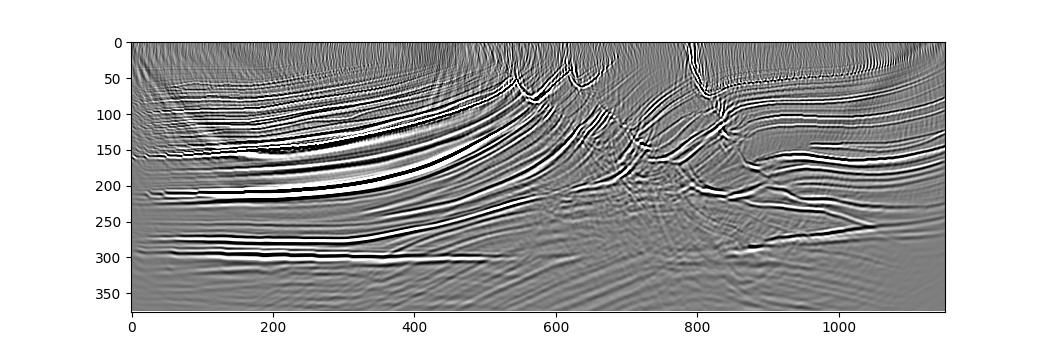

This figure's Python source:
import math
import torch
from scipy.ndimage import gaussian_filter
import matplotlib.pyplot as plt
import deepwave
from deepwave import scalar_born

device = torch.device('cuda' if torch.cuda.is_available()
                      else 'cpu')
ny = 2301
nx = 751
dx = 4.0
v = torch.from_file('marmousi_vp.bin',
                    size=ny*nx).reshape(ny, nx)

# Smooth to use as migration model
v_mig = torch.tensor(1/gaussian_filter(1/v.numpy(), 40))
v_mig = v_mig[::2, ::2].to(device)
ny = v_mig.shape[0]
nx = v_mig.shape[1]
dx *= 2

n_shots = 115

n_sources_per_shot = 1
d_source = 10  # 10 * 8m = 80m
first_source = 5  # 5 * 8m = 40m
source_depth = 1  # 1 * 8m = 8m

n_receivers_per_shot = 384
d_receiver = 3  # 3 * 8m = 24m
first_receiver = 0  # 0 * 8m = 0m
receiver_depth = 1  # 1 * 8m = 8m

freq = 25
nt = 750
dt = 0.004
peak_time = 1.5 / freq

# source_locations
source_locations = torch.zeros(n_shots, n_sources_per_shot, 2,
                               dtype=torch.long, device=device)
source_locations[..., 1] = source_depth
source_locations[:, 0, 0] = (torch.arange(n_shots) * d_source +
                             first_source)

# receiver_locations
receiver_locations = torch.zeros(n_shots, n_receivers_per_shot, 2,
                                 dtype=torch.long, device=device)
receiver_locations[..., 1] = receiver_depth
receiver_locations[:, :, 0] = (
    (torch.arange(n_receivers_per_shot) * d_receiver +
     first_receiver)
    .repeat(n_shots, 1)
)

# source_amplitudes
source_amplitudes = (
    deepwave.wavelets.ricker(freq, nt, dt, peak_time)
    .repeat(n_shots, n_sources_per_shot, 1)
    .to(device)
)

# Load observed data
observed_data = (
    torch.from_file('marmousi_data.bin',
                    size=n_shots*n_receivers_per_shot*nt)
    .reshape(n_shots, n_receivers_per_shot, nt)
    .to(device)
)

# Create mask to attenuate direct arrival
mask = torch.ones_like(observed_data)
flat_len = 100
taper_len = 200
taper = torch.cos(torch.arange(taper_len)/taper_len * math.pi/2)
mute_len = flat_len + 2*taper_len
mute = torch.zeros(mute_len, device=device)
mute[:taper_len] = taper
mute[-taper_len:] = taper.flip(0)
v_direct = 1700
for shot_idx in range(n_shots):
    sx = (shot_idx * d_source + first_source) * dx
    for receiver_idx in range(n_receivers_per_shot):
        rx = (receiver_idx * d_receiver + first_receiver) * dx
        dist = abs(sx - rx)
        arrival_time = dist / v_direct / dt
        mute_start = int(arrival_time) - mute_len//2
        mute_end = mute_start + mute_len
        if (mute_start > nt):
            continue
        actual_mute_start = max(mute_start, 0)
        actual_mute_end = min(mute_end, nt)
        mask[shot_idx, receiver_idx,
             actual_mute_start:actual_mute_end] = \
            mute[actual_mute_start-mute_start:
                 actual_mute_end-mute_start]
observed_scatter_masked = observed_data * mask

vmin, vmax = torch.quantile(observed_data[0],
                            torch.tensor([0.05, 0.95]).to(device))
_, ax = plt.subplots(1, 3, figsize=(10.5, 3.5), sharex=True,
                     sharey=True)
ax[0].imshow(observed_data[0].cpu().T, aspect='auto', cmap='gray',
             vmin=vmin, vmax=vmax)
ax[0].set_title("Observed")
ax[1].imshow(mask[0].cpu().T, aspect='auto', cmap='gray')
ax[1].set_title("Mask")
ax[2].imshow(observed_scatter_masked[0].cpu().T, aspect='auto',
             cmap='gray', vmin=vmin, vmax=vmax)
ax[2].set_title("Masked data")
plt.tight_layout()
plt.savefig('example_rtm_mask.jpg')

# Create scattering amplitude that we will invert for
scatter = torch.zeros_like(v_mig)
scatter.requires_grad_()

# Setup optimiser to perform inversion
optimiser = torch.optim.SGD([scatter], lr=1e9)
loss_fn = torch.nn.MSELoss()

# Run optimisation/inversion
n_epochs = 1
n_batch = 46  # The number of batches to use
n_shots_per_batch = (n_shots + n_batch - 1) // n_batch
for epoch in range(n_epochs):
    epoch_loss = 0
    optimiser.zero_grad()
    for batch in range(n_batch):
        batch_start = batch * n_shots_per_batch
        batch_end = min(batch_start + n_shots_per_batch,
                        n_shots)
        if batch_end <= batch_start:
            continue
        s = slice(batch_start, batch_end)
        out = scalar_born(
            v_mig, scatter, dx, dt,
            source_amplitudes=source_amplitudes[s],
            source_locations=source_locations[s],
            receiver_locations=receiver_locations[s],
            pml_freq=freq
        )
        loss = (
            loss_fn(out[-1] * mask[s],
                    observed_scatter_masked[s])
        )
        epoch_loss += loss.item()
        loss.backward()
    print(epoch_loss)
    optimiser.step()

# Plot
vmin, vmax = torch.quantile(scatter.detach(),
                            torch.tensor([0.05, 0.95]).to(device))
plt.figure(figsize=(10.5, 3.5))
plt.imshow(scatter.detach().cpu().T, aspect='auto', cmap='gray',
           vmin=vmin, vmax=vmax)
plt.savefig('example_rtm.jpg')

scatter.detach().cpu().numpy().tofile('marmousi_scatter.bin')
